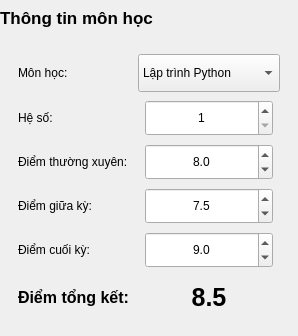
           <widget class="QFrame" name="subjectCard">
            <layout class="QVBoxLayout" name="subjectCardLayout">
             <property name="spacing">
              <number>0</number>
             </property>
             <property name="leftMargin">
              <number>0</number>
             </property>
             <property name="topMargin">
              <number>0</number>
             </property>
             <property name="rightMargin">
              <number>0</number>
             </property>
             <property name="bottomMargin">
              <number>0</number>
             </property>
             <item>
              <widget class="QLabel" name="subjectHeading">
               <property name="minimumSize">
                <size>
                 <width>0</width>
                 <height>36</height>
                </size>
               </property>
               <property name="font">
                <font>
                 <family>Segoe UI</family>
                 <pointsize>13</pointsize>
                 <weight>75</weight>
                 <bold>true</bold>
                </font>
               </property>
               <property name="text">
                <string>Thông tin môn học</string>
               </property>
              </widget>
             </item>
             <item>
              <layout class="QGridLayout" name="subjectForm">
               <property name="leftMargin">
                <number>18</number>
               </property>
               <property name="topMargin">
                <number>18</number>
               </property>
               <property name="rightMargin">
                <number>18</number>
               </property>
               <property name="bottomMargin">
                <number>18</number>
               </property>
               <property name="spacing">
                <number>8</number>
               </property>
               <item row="0" column="0">
                <widget class="QLabel" name="subjectLabel">
                 <property name="text">
                  <string>Môn học:</string>
                 </property>
                </widget>
               </item>
               <item row="0" column="1">
                <widget class="QComboBox" name="subjectCombo">
                 <property name="minimumSize">
                  <size>
                   <width>0</width>
                   <height>38</height>
                  </size>
                 </property>
                 <item>
                  <property name="text">
                   <string>Lập trình Python</string>
                  </property>
                 </item>
                 <item>
                  <property name="text">
                   <string>Cơ sở dữ liệu</string>
                  </property>
                 </item>
                 <item>
                  <property name="text">
                   <string>Toán rời rạc</string>
                  </property>
                 </item>
                </widget>
               </item>
               <item row="1" column="0">
                <widget class="QLabel" name="coefficientSpinLabel">
                 <property name="text">
                  <string>Hệ số:</string>
                 </property>
                </widget>
               </item>
               <item row="1" column="1" alignment="Qt::AlignHCenter">
                <widget class="QSpinBox" name="coefficientSpin">
                 <property name="minimumSize">
                  <size>
                   <width>128</width>
                   <height>36</height>
                  </size>
                 </property>
                 <property name="maximumSize">
                  <size>
                   <width>142</width>
                   <height>36</height>
                  </size>
                 </property>
                 <property name="alignment">
                  <set>Qt::AlignCenter</set>
                 </property>
                 <property name="minimum">
                  <number>1</number>
                 </property>
                 <property name="maximum">
                  <number>10</number>
                 </property>
                 <property name="value">
                  <number>1</number>
                 </property>
                </widget>
               </item>
               <item row="2" column="0">
                <widget class="QLabel" name="regularScoreSpinLabel">
                 <property name="text">
                  <string>Điểm thường xuyên:</string>
                 </property>
                </widget>
               </item>
               <item row="2" column="1" alignment="Qt::AlignHCenter">
                <widget class="QDoubleSpinBox" name="regularScoreSpin">
                 <property name="minimumSize">
                  <size>
                   <width>128</width>
                   <height>36</height>
                  </size>
                 </property>
                 <property name="maximumSize">
                  <size>
                   <width>142</width>
                   <height>36</height>
                  </size>
                 </property>
                 <property name="alignment">
                  <set>Qt::AlignCenter</set>
                 </property>
                 <property name="decimals">
                  <number>1</number>
                 </property>
                 <property name="minimum">
                  <double>0.000000000000000</double>
                 </property>
                 <property name="maximum">
                  <double>10.000000000000000</double>
                 </property>
                 <property name="singleStep">
                  <double>0.500000000000000</double>
                 </property>
                 <property name="value">
                  <double>8.000000000000000</double>
                 </property>
                </widget>
               </item>
               <item row="3" column="0">
                <widget class="QLabel" name="midtermScoreSpinLabel">
                 <property name="text">
                  <string>Điểm giữa kỳ:</string>
                 </property>
                </widget>
               </item>
               <item row="3" column="1" alignment="Qt::AlignHCenter">
                <widget class="QDoubleSpinBox" name="midtermScoreSpin">
                 <property name="minimumSize">
                  <size>
                   <width>128</width>
                   <height>36</height>
                  </size>
                 </property>
                 <property name="maximumSize">
                  <size>
                   <width>142</width>
                   <height>36</height>
                  </size>
                 </property>
                 <property name="alignment">
                  <set>Qt::AlignCenter</set>
                 </property>
                 <property name="decimals">
                  <number>1</number>
                 </property>
                 <property name="minimum">
                  <double>0.000000000000000</double>
                 </property>
                 <property name="maximum">
                  <double>10.000000000000000</double>
                 </property>
                 <property name="singleStep">
                  <double>0.500000000000000</double>
                 </property>
                 <property name="value">
                  <double>7.500000000000000</double>
                 </property>
                </widget>
               </item>
               <item row="4" column="0">
                <widget class="QLabel" name="finalScoreSpinLabel">
                 <property name="text">
                  <string>Điểm cuối kỳ:</string>
                 </property>
                </widget>
               </item>
               <item row="4" column="1" alignment="Qt::AlignHCenter">
                <widget class="QDoubleSpinBox" name="finalScoreSpin">
                 <property name="minimumSize">
                  <size>
                   <width>128</width>
                   <height>36</height>
                  </size>
                 </property>
                 <property name="maximumSize">
                  <size>
                   <width>142</width>
                   <height>36</height>
                  </size>
                 </property>
                 <property name="alignment">
                  <set>Qt::AlignCenter</set>
                 </property>
                 <property name="decimals">
                  <number>1</number>
                 </property>
                 <property name="minimum">
                  <double>0.000000000000000</double>
                 </property>
                 <property name="maximum">
                  <double>10.000000000000000</double>
                 </property>
                 <property name="singleStep">
                  <double>0.500000000000000</double>
                 </property>
                 <property name="value">
                  <double>9.000000000000000</double>
                 </property>
                </widget>
               </item>
               <item row="5" column="0">
                <widget class="QLabel" name="totalCaption">
                 <property name="font">
                  <font>
                   <family>Segoe UI</family>
                   <pointsize>12</pointsize>
                   <weight>75</weight>
                   <bold>true</bold>
                  </font>
                 </property>
                 <property name="text">
                  <string>Điểm tổng kết:</string>
                 </property>
                </widget>
               </item>
               <item row="5" column="1" alignment="Qt::AlignHCenter">
                <widget class="QLabel" name="totalScoreLabel">
                 <property name="minimumSize">
                  <size>
                   <width>142</width>
                   <height>42</height>
                  </size>
                 </property>
                 <property name="font">
                  <font>
                   <family>Segoe UI</family>
                   <pointsize>19</pointsize>
                   <weight>75</weight>
                   <bold>true</bold>
                  </font>
                 </property>
                 <property name="text">
                  <string>8.5</string>
                 </property>
                 <property name="alignment">
                  <set>Qt::AlignCenter</set>
                 </property>
                </widget>
               </item>
              </layout>
             </item>
            </layout>
           </widget>
